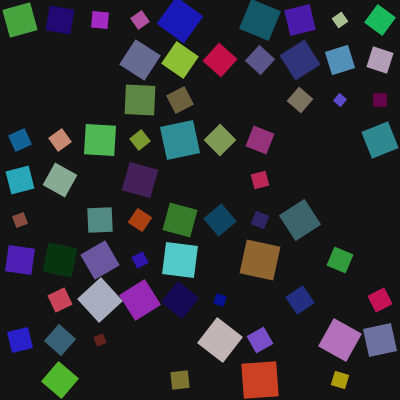
Frame 1 (no input)
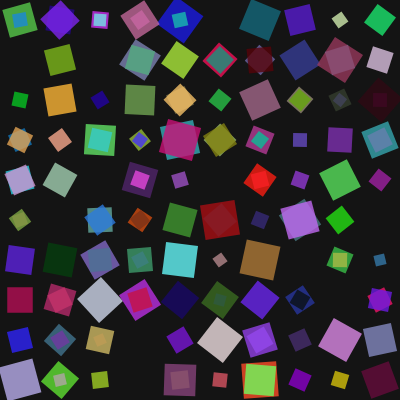
Frame 2 (the mouse pressed at the canvas centre, redrawn once)

The p5.js sketch that drew these frames (run headless with seeded random() and noise() and a simulated clock; the mouse was pressed at the canvas centre and the sketch redrawn once):

// p5.js sketch
// ── sketch.js
function setup() {
  createCanvas(400, 400);
  background(20);
  noLoop(); 
  rectMode(CENTER);
}

function draw() {
  let spacing = 40;

  for (let x = spacing / 2; x < width; x += spacing) {
    for (let y = spacing / 2; y < height; y += spacing) {
      
      let r = random(1); 
      let angle = random(TWO_PI); 
      let size = random(10, 35); 
      let col = color(random(255), random(255), random(255), 200); 

      if (r > 0.3) { 
        push();
        translate(x, y);
        rotate(angle);
        fill(col);
        noStroke();
        rect(0, 0, size, size);
        pop();
      }
    }
  }
}
